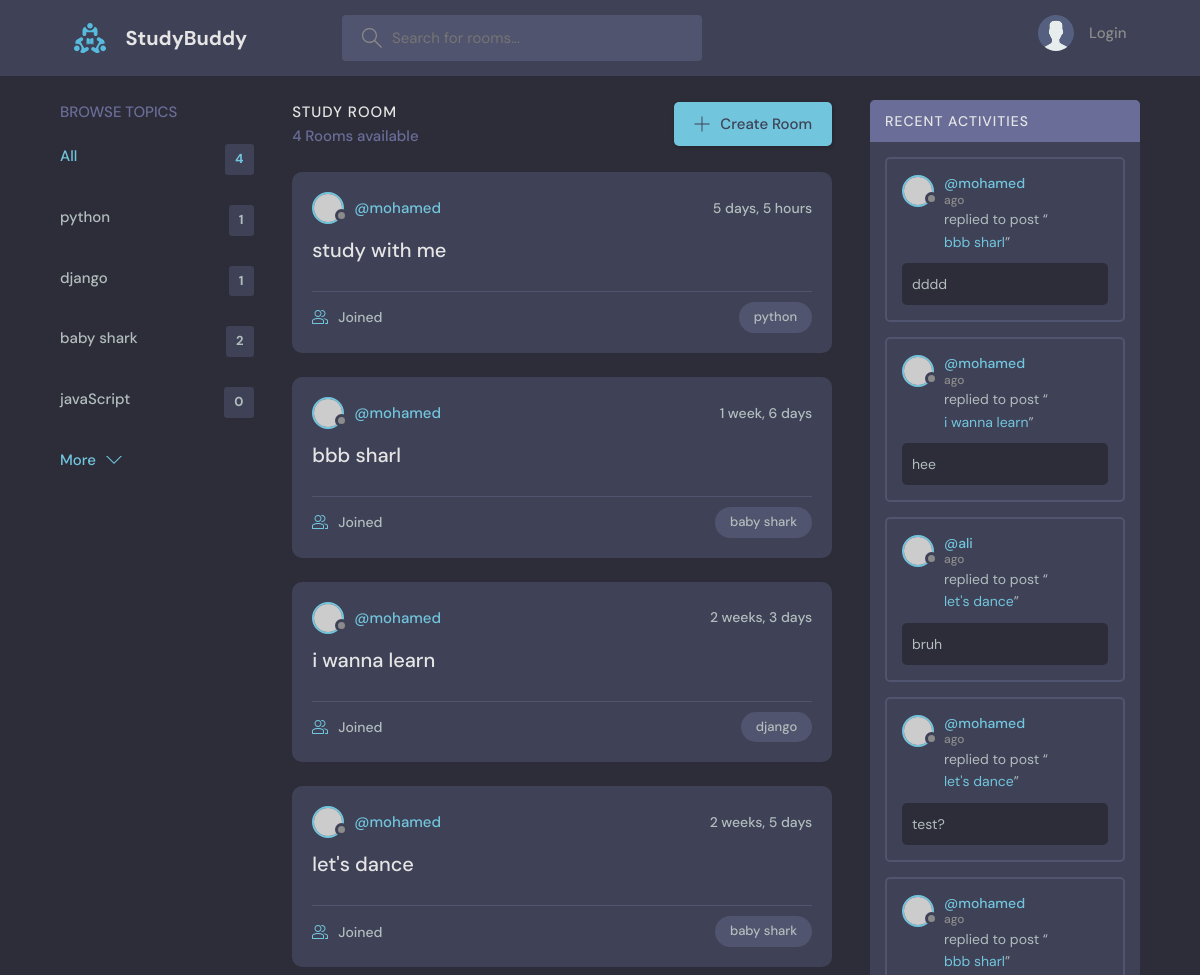
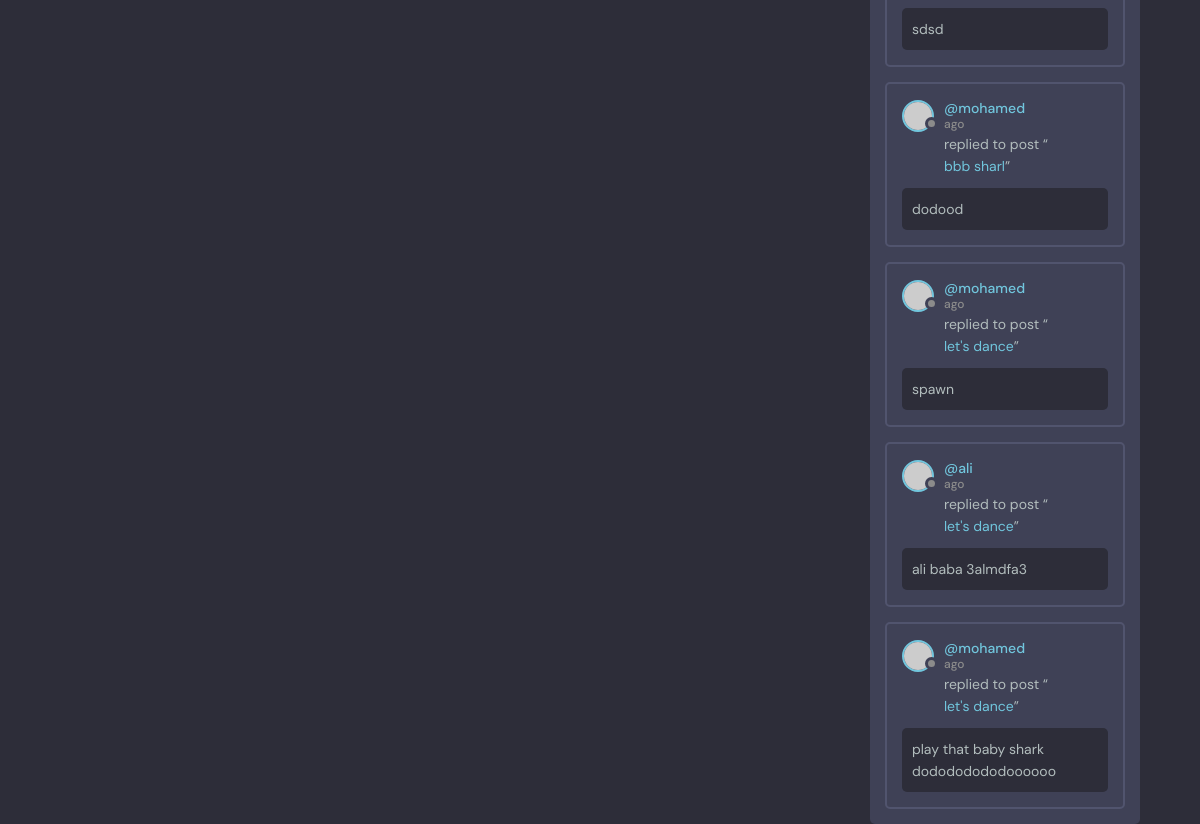
The page / on the database its author committed (2 pictures, top to bottom).
### base/models.py (models this page shows, shortened)
class Topic(models.Model):
    name = models.CharField(max_length=50)

class Room(models.Model):
    host = models.ForeignKey(User, on_delete=models.SET_NULL, null=True)
    topic = models.ForeignKey(Topic, on_delete=models.SET_NULL, null=True)
    name = models.CharField(max_length=50)
    description = models.TextField(null=True)
    participants = models.ManyToManyField(User, related_name='participants', blank=True)
    updated = models.DateTimeField(auto_now=True)
    created = models.DateTimeField(auto_now_add=True)
    class Meta:
        ordering = ['-updated','-created']
    def __str__(self):
        return self.name

class Message(models.Model):
    user =  models.ForeignKey(User, on_delete=models.CASCADE)
    room = models.ForeignKey(Room, on_delete=models.CASCADE)
    body = models.TextField()
    updated = models.DateTimeField(auto_now=True)
    created = models.DateTimeField(auto_now_add=True)
    class Meta:
        ordering = ['-updated','-created']

### base/views.py (the view)
# urls.py: path('', views.home, name='home'),
def home(request):
    q = request.GET.get('q') if request.GET.get('q') != None else ''
    rooms = Room.objects.filter(
        Q(topic__name__icontains=q)
        |Q(name__icontains=q) | Q(description__icontains=q)
    )
    topics = Topic.objects.all()
    room_count = rooms.count()
    room_messages = Message.objects.filter(Q(room__topic__name__icontains=q))
    context = {'rooms':rooms, 'topics':topics ,'room_count':room_count, 'room_messages':room_messages}
    return render(request, 'base/home.html', context)

### base/templates/base/home.html (shortened to what this page needs)
{% extends 'main.html'%}
{% block content %}
    <main class="layout layout--3">
      <div class="container">
        {% include 'base/topics-component.html' %}
        <div class="roomList">
          <div class="roomList__header">
            <div>
              <h2>Study Room</h2>
              <p>{{room_count}} Rooms available</p>
            </div>
            <a class="btn btn--main" href="create-room.html">
              <svg version="1.1" xmlns="http://www.w3.org/2000/svg" width="32" height="32" viewBox="0 0 32 32">
                <title>add</title>
                <path
                  d="M16.943 0.943h-1.885v14.115h-14.115v1.885h14.115v14.115h1.885v-14.115h14.115v-1.885h-14.115v-14.115z"
                ></path>
              </svg>
              Create Room
            </a>
          </div>
          {% include 'base/feed_component.html' %}
        </div>
        {% include 'base/activity_component.html' %}
      </div>
    </main>
{% endblock %}

### base/templates/base/topics-component.html
<div class="topics">
    <div class="topics__header">
      <h2>Browse Topics</h2>
    </div>
    <ul class="topics__list">
      <li>
        <a href="{% url 'home' %}" class="active">All <span>{{topics.count}}</span></a>
      </li>
      {% for topic in topics %}
      <li>
        <a href="{% url 'home' %}?q={{topic.name}}">{{topic.name}} <span>{{topic.room_set.all.count}}</span></a>
      </li>
      {% endfor %}
    </ul>
    <a class="btn btn--link" href="topics.html">
      More
      <svg version="1.1" xmlns="http://www.w3.org/2000/svg" width="32" height="32" viewBox="0 0 32 32">
        <title>chevron-down</title>
        <path d="M16 21l-13-13h-3l16 16 16-16h-3l-13 13z"></path>
      </svg>
    </a>
  </div>

### base/templates/base/feed_component.html (shortened to what this page needs)
{% for room in rooms %}
<div class="roomListRoom">
  <div class="roomListRoom__header">
    <a href="{% url 'user-profile' room.host.id %}" class="roomListRoom__author">
      <div class="avatar avatar--small">
        <img src="https://randomuser.me/api/portraits/women/11.jpg" />
      </div>
      <span>@{{room.host.username}}</span>
    </a>
    <div class="roomListRoom__actions">
      <span>{{room.created|timesince}}</span>
    </div>
  </div>
  <div class="roomListRoom__content">
    <a href="{% url 'room' room.id %}">{{room.name}}</a>
  </div>
  <div class="roomListRoom__meta">
    <a href="{% url 'room' room.id %}" class="roomListRoom__joined">
      {{room.portraits.all.count}} Joined
    </a>
    <p class="roomListRoom__topic">{{room.topic.name}}</p>
  </div>
</div>
{% endfor %}

### base/templates/base/activity_component.html (shortened to what this page needs)
<div class="activities">
  <div class="activities__header">
    <h2>Recent Activities</h2>
  </div>
  {% for message in room_messages %}
  <div class="activities__box">
    <div class="activities__boxHeader roomListRoom__header">
      <a
        href="{% url 'user-profile' message.user.id %}"
        class="roomListRoom__author"
      >
        <div class="avatar avatar--small">
          <img src="https://randomuser.me/api/portraits/women/11.jpg" />
        </div>
        <p>
          @{{message.user}}
          <span>{{messsage.created|timesince}} ago</span>
        </p>
      </a>
    </div>
    <div class="activities__boxContent">
      <p>
        replied to post “<a href="{% url 'room' message.room.id %}">{{message.room}}</a>”
      </p>
      <div class="activities__boxRoomContent">
        {{message.body}}
      </div>
    </div>
  </div>
  {% endfor %}
</div>

### rows shown on the page
Topic: name "python", room_set.all.count "1"
Topic: name "django", room_set.all.count "1"
Topic: name "baby shark", room_set.all.count "2"
Topic: name "javaScript", room_set.all.count "0"
Room: host.username "mohamed", created "5 days, 5 hours", name "study with me", topic.name "python"
Room: host.username "mohamed", created "1 week, 6 days", name "bbb sharl", topic.name "baby shark"
Room: host.username "mohamed", created "2 weeks, 3 days", name "i wanna learn", topic.name "django"
Room: host.username "mohamed", created "2 weeks, 5 days", name "let's dance", topic.name "baby shark"
Message: user "mohamed", room "bbb sharl", body "dddd"
Message: user "mohamed", room "i wanna learn", body "hee"
Message: user "ali", room "let's dance", body "bruh"
Message: user "mohamed", room "let's dance", body "test?"
Message: user "mohamed", room "bbb sharl", body "sdsd"
Message: user "mohamed", room "bbb sharl", body "dodood"
Message: user "mohamed", room "let's dance", body "spawn"
Message: user "ali", room "let's dance", body "ali baba 3almdfa3"
Message: user "mohamed", room "let's dance", body "play that baby shark dodododododoooooo"

### other values the page prints
{{ topics.count }} "4"
{{ room_count }} "4"
